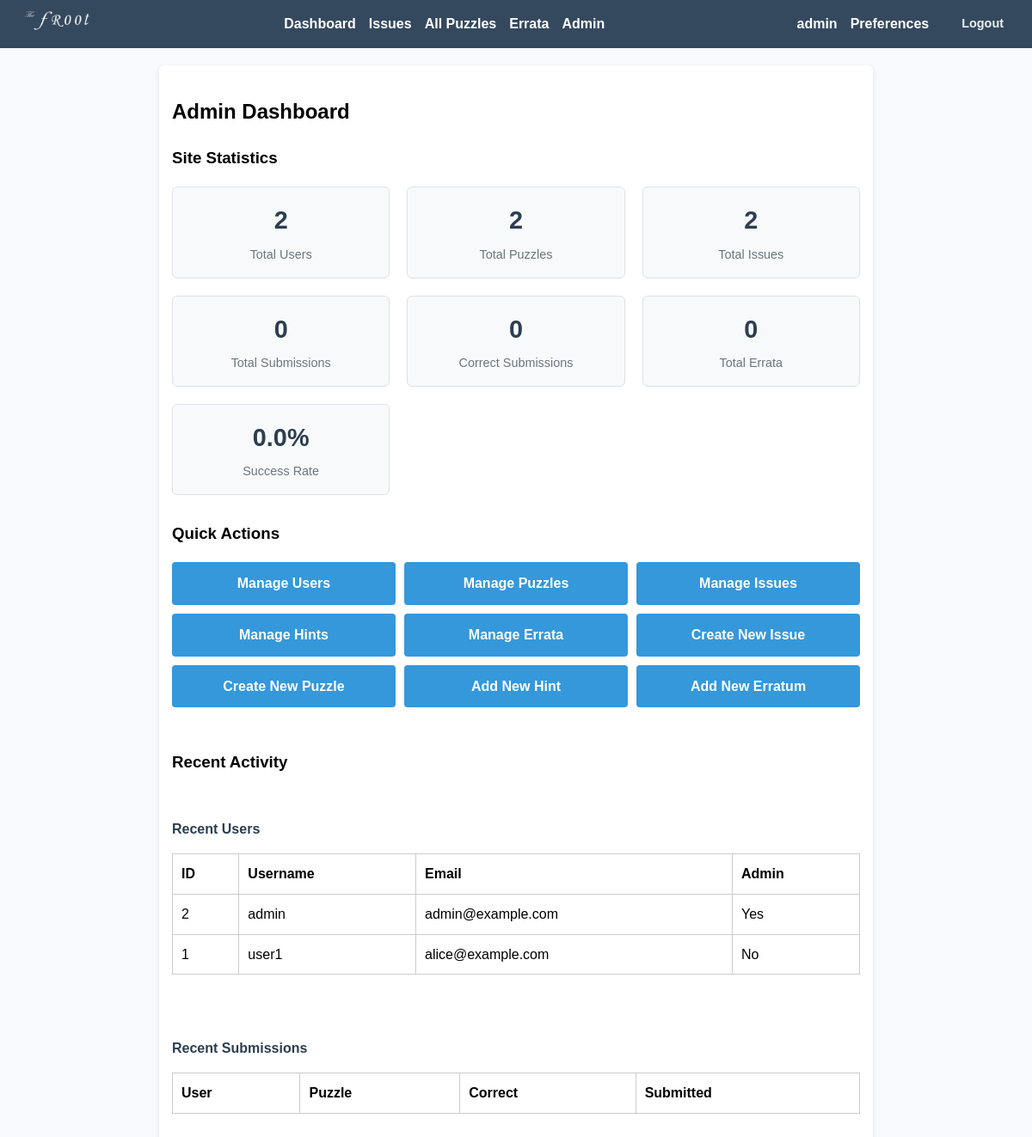
The app's page /admin/ (signed in) with its own data.
### app/models.py (models this page shows, shortened)
class User(UserMixin, db.Model):
    id = db.Column(db.Integer, primary_key=True)
    username = db.Column(db.String(150), unique=True, nullable=False)
    email = db.Column(db.String(150), unique=True, nullable=False)
    display_name = db.Column(db.String(150), nullable=True)
    password_hash = db.Column(db.String(200), nullable=False)
    is_admin = db.Column(db.Boolean, default=False)
    email_notifications = db.Column(db.Boolean, default=True)
    notify_new_issues = db.Column(db.Boolean, default=True)
    notify_new_hints = db.Column(db.Boolean, default=True)
    submissions = db.relationship('Submission', backref='user', lazy=True)

### app/routes.py (the view)
@admin_bp.route('/')
@login_required
@admin_required
def dashboard():
    stats = {
        'total_users': User.query.count(),
        'total_puzzles': Puzzle.query.count(),
        'total_issues': Issue.query.count(),
        'total_submissions': Submission.query.count(),
        'correct_submissions': Submission.query.filter_by(is_correct=True).count(),
        'total_errata': Erratum.query.count(),
        'recent_users': User.query.order_by(User.id.desc()).limit(5).all(),
        'recent_submissions': Submission.query.order_by(Submission.submitted_at.desc()).limit(5).all()
    }
    return render_template('admin_dashboard.html', stats=stats)

### app/admin_utils.py (called while the page is built)
def admin_required(f):
    @wraps(f)
    def decorated_function(*args, **kwargs):
        if not current_user.is_authenticated or not current_user.is_admin:
            abort(403)
        return f(*args, **kwargs)
    return decorated_function

### app/templates/admin_dashboard.html (shortened to what this page needs)
{% extends "base.html" %}
{% block content %}
<h2>Admin Dashboard</h2>
<div class="admin-stats">
    <h3>Site Statistics</h3>
    <div class="stats-grid">
        <div class="stat-item">
            <h4>{{ stats.total_users }}</h4>
            <p>Total Users</p>
        </div>
        <div class="stat-item">
            <h4>{{ stats.total_puzzles }}</h4>
            <p>Total Puzzles</p>
        </div>
        <div class="stat-item">
            <h4>{{ stats.total_issues }}</h4>
            <p>Total Issues</p>
        </div>
        <div class="stat-item">
            <h4>{{ stats.total_submissions }}</h4>
            <p>Total Submissions</p>
        </div>
        <div class="stat-item">
            <h4>{{ stats.correct_submissions }}</h4>
            <p>Correct Submissions</p>
        </div>
        <div class="stat-item">
            <h4>{{ stats.total_errata }}</h4>
            <p>Total Errata</p>
        </div>
        <div class="stat-item">
            <h4>{{ "%.1f"|format((stats.correct_submissions / stats.total_submissions * 100) if stats.total_submissions > 0 else 0) }}%</h4>
            <p>Success Rate</p>
        </div>
    </div>
</div>
<div class="admin-actions">
    <h3>Quick Actions</h3>
    <div class="action-grid">
        <a href="{{ url_for('admin.user_list') }}" class="action-btn">Manage Users</a>
        <a href="{{ url_for('admin.puzzle_list') }}" class="action-btn">Manage Puzzles</a>
        <a href="{{ url_for('admin.issue_list') }}" class="action-btn">Manage Issues</a>
        <a href="{{ url_for('admin.hint_list') }}" class="action-btn">Manage Hints</a>
        <a href="{{ url_for('admin.errata_list') }}" class="action-btn">Manage Errata</a>
        <a href="{{ url_for('admin.add_issue') }}" class="action-btn">Create New Issue</a>
        <a href="{{ url_for('admin.add_puzzle') }}" class="action-btn">Create New Puzzle</a>
        <a href="{{ url_for('admin.add_hint') }}" class="action-btn">Add New Hint</a>
        <a href="{{ url_for('admin.add_erratum') }}" class="action-btn">Add New Erratum</a>
    </div>
</div>
<div class="recent-activity">
    <h3>Recent Activity</h3>
    <div class="activity-section">
        <h4>Recent Users</h4>
        <table>
            <tr>
                <th>ID</th>
                <th>Username</th>
                <th>Email</th>
                <th>Admin</th>
            </tr>
            {% for user in stats.recent_users %}
            <tr>
                <td>{{ user.id }}</td>
                <td>{{ user.username }}</td>
                <td>{{ user.email }}</td>
                <td>{{ 'Yes' if user.is_admin else 'No' }}</td>
            </tr>
            {% endfor %}
        </table>
    </div>
    <div class="activity-section">
        <h4>Recent Submissions</h4>
        <table>
            <tr>
                <th>User</th>
                <th>Puzzle</th>
                <th>Correct</th>
                <th>Submitted</th>
            </tr>
        </table>
    </div>
</div>
{% endblock %}

### app/templates/base.html (shortened to what this page needs)
<!DOCTYPE html>
<html>
<head>
    <link rel="stylesheet" href="{{ url_for('static', filename='style.css') }}">
</head>
<body>
  <nav>
    <div class="nav-content">
      <div class="nav-logo">
        <img src="{{ url_for('static', filename='img/logo.png') }}" alt="Logo">
      </div>
      <div class="nav-links">
        {% if current_user.is_authenticated %}
            <a href="{{ url_for('puzzle.user_dashboard') }}">Dashboard</a>
            <a href="{{ url_for('puzzle.list_issues') }}">Issues</a>
            <a href="{{ url_for('puzzle.list_puzzles') }}">All Puzzles</a>
            <a href="{{ url_for('puzzle.errata_list') }}">Errata</a>
            {% if current_user.is_admin %}
                <a href="{{ url_for('admin.dashboard') }}">Admin</a>
            {% endif %}
        {% else %}
            <a href="{{ url_for('main.index') }}">Home</a>
            <a href="{{ url_for('puzzle.errata_list') }}">Errata</a>
            <a href="{{ url_for('auth.login') }}">Login</a>
            <a href="{{ url_for('auth.register') }}">Register</a>
        {% endif %}
      </div>
      {% if current_user.is_authenticated %}
        <div class="user-profile">
          <div class="user-info">
            <span class="user-name">{{ current_user.username }}</span>
            <a href="{{ url_for('auth.preferences') }}" class="preferences-link">Preferences</a>
            <a href="{{ url_for('auth.logout') }}" class="logout-link">Logout</a>
          </div>
        </div>
      {% endif %}
    </div>
</nav>
  <div class="container">
        {% block content %}{% endblock %}
    </div>
</body>
</html>

### app/static/style.css (style rules this page uses)
body { font-family: Arial, sans-serif; background-color: #f7f9fc; margin: 0; padding: 0; line-height: 1.6; }
nav { background-color: #34495e; padding: 10px; color: white; }
.nav-content { display: flex; justify-content: space-between; align-items: center; gap: 20px; }
.nav-links { display: flex; align-items: center; }
nav a { color: white; margin-right: 15px; text-decoration: none; font-weight: bold; }
.nav-logo img { height: 28px; width: auto; }
.user-profile { display: flex; align-items: center; }
.user-info { display: flex; align-items: center; gap: 15px; }
.user-name { color: white; font-weight: bold; }
.logout-link { color: #ecf0f1; text-decoration: none; font-size: 0.9em; padding: 4px 8px; border-radius: 4px; transition: background-color 0.3s ease; }
.container { max-width: 800px; margin: 20px auto; padding: 15px; background-color: white; border-radius: 6px; box-shadow: 0 2px 5px rgba(0, 0, 0, 0.1); }
table { width: 100%; border-collapse: collapse; margin: 1em 0; }
table, th, td { border: 1px solid #ccc; }
th, td { padding: 10px; text-align: left; }
.admin-stats { margin-bottom: 30px; }
.stats-grid { display: grid; grid-template-columns: repeat(auto-fit, minmax(150px, 1fr)); gap: 15px; margin: 15px 0; }
.stat-item { background-color: #f8f9fa; border: 1px solid #dee2e6; border-radius: 6px; padding: 15px; text-align: center; }
.stat-item h4 { margin: 0 0 5px 0; font-size: 1.8em; color: #2c3e50; }
.stat-item p { margin: 0; color: #6c757d; font-size: 0.9em; }
.admin-actions { margin-bottom: 30px; }
.action-grid { display: grid; grid-template-columns: repeat(auto-fit, minmax(200px, 1fr)); gap: 10px; margin: 15px 0; }
.action-btn { display: inline-block; padding: 12px 20px; background-color: #3498db; color: white; text-decoration: none; border-radius: 4px; text-align: center; font-weight: bold; transition: background-color 0.3s; }
.recent-activity { margin-top: 30px; }
.activity-section { margin-bottom: 25px; }
.activity-section h4 { margin-bottom: 10px; color: #2c3e50; }
.stats-grid { display: grid; grid-template-columns: repeat(auto-fit, minmax(200px, 1fr)); gap: 20px; margin-bottom: 30px; }
.recent-solves, .recent-activity { display: flex; flex-direction: column; gap: 10px; }

### records on screen
User: username "admin", id "2", email "admin@example.com", is_admin "Yes"
User: id "1", username "user1", email "alice@example.com", is_admin "No"

### other values on screen
{{ stats.total_users }} "2"
{{ stats.total_puzzles }} "2"
{{ stats.total_issues }} "2"
{{ stats.total_submissions }} "0"
{{ stats.correct_submissions }} "0"
{{ stats.total_errata }} "0"
